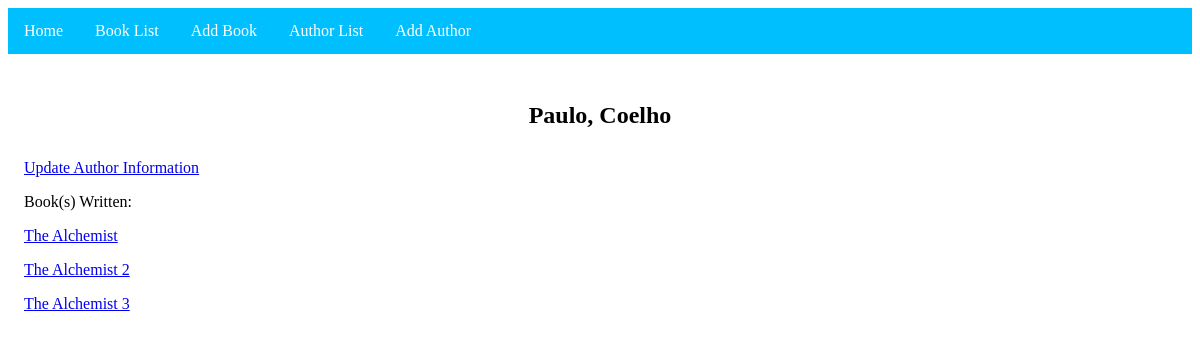
Before: /books/authors/paulocoelho/ with the older database file.
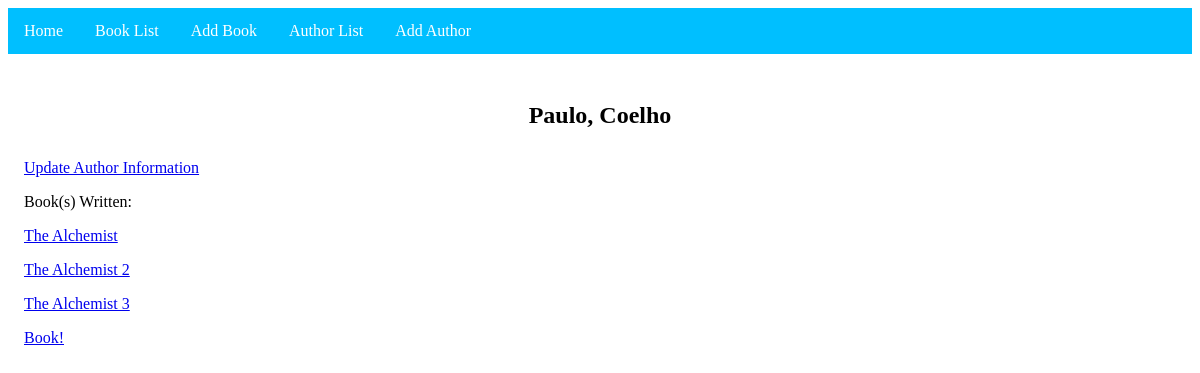
After: the same page with the newer database file.
### books/models.py (models this page shows, shortened)
class Book(models.Model):
    title = models.CharField(max_length=100)
    authors = models.ManyToManyField(Author, related_name='books')
    year_published = models.IntegerField(default=0)
    summary = models.TextField()
    slug = models.SlugField(null=False, unique=True)
    def get_absolute_url(self):
        return reverse('books:book_detail', kwargs={'slug': self.slug})

### books/views.py (the view)
# urls.py: path('authors/<slug:slug>/', views.AuthorView.as_view(), name='author_detail'),
class AuthorView(DetailView):
    model = Author
    template_name = 'books/author_detail.html'

### books/models.py (called while the page is built)
    def __str__(self):
        return self.last_name + ", " + self.first_name

    def get_absolute_url(self):
        return reverse('books:author_detail', kwargs={'slug': self.slug})

### books/templates/books/author_detail.html
{% extends "books/base.html" %}
{% block content %}
<h2>{{ object }} </h2>
<p><a href="{{ object.get_absolute_url }}update">Update Author Information</a></p>
<p>Book(s) Written:</p>
{% for book in object.books.all %}
	<p><a href="{{ book.get_absolute_url }}">{{ book.title }}</a></p>
{% endfor %}
{% endblock %}

Changed rows visible on the page:
added Book: title "Book!"
